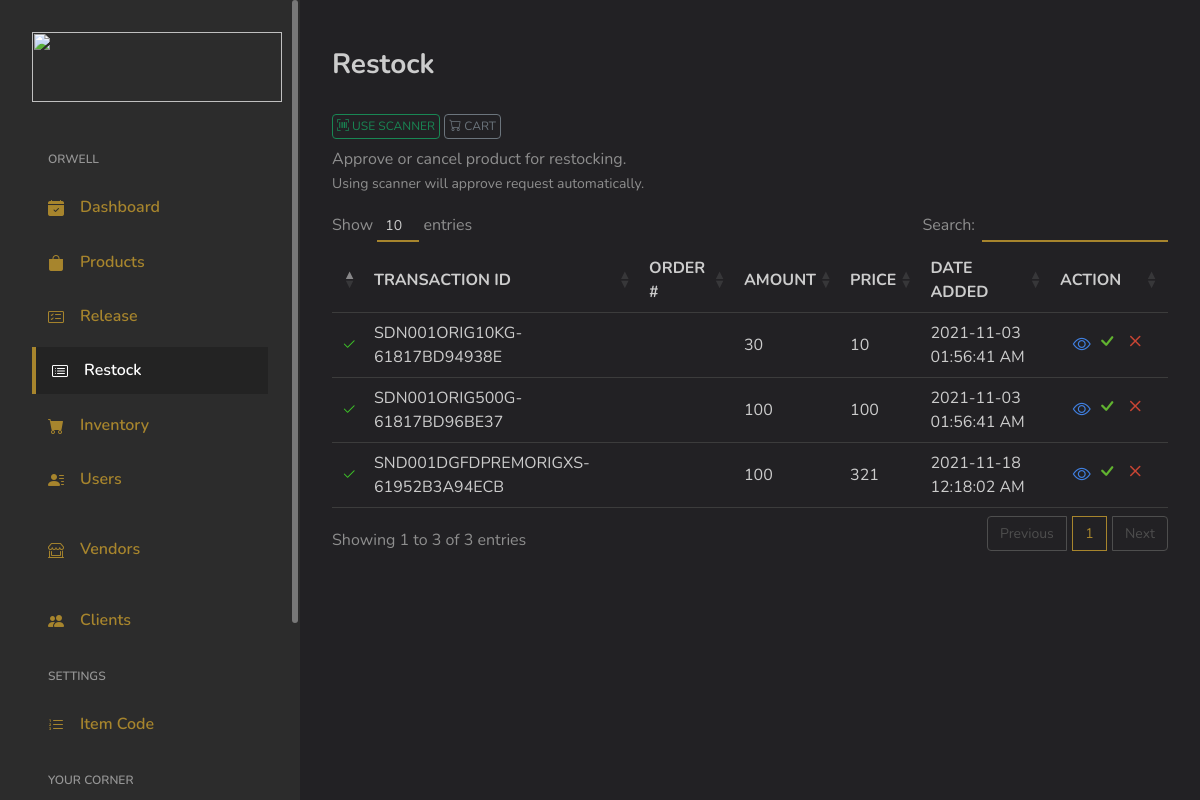
The app's page /admin/product_restocking, older data.
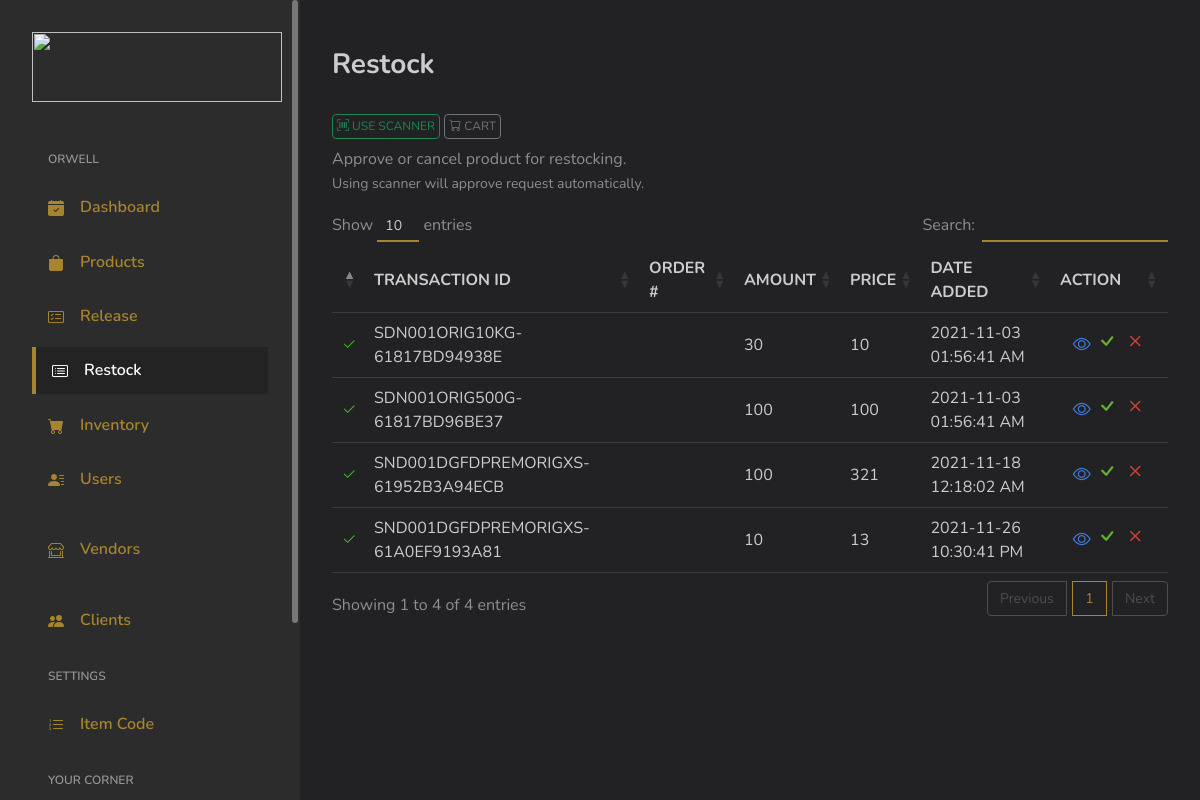
The same page, newer data.
### tables this page shows
CREATE TABLE `products_transactions` (
  `ID` int(11) NOT NULL,
  `Code` varchar(255) DEFAULT NULL,
  `TransactionID` varchar(255) DEFAULT NULL,
  `OrderNo` varchar(255) DEFAULT NULL,
  `Type` tinyint(1) DEFAULT NULL COMMENT '0 = Restocked; 1 = Released;',
  `Amount` int(255) DEFAULT 0,
  `PriceUnit` varchar(255) DEFAULT '0',
  `InStock` int(255) DEFAULT 0,
  `Date` varchar(255) DEFAULT NULL,
  `DateAdded` varchar(255) DEFAULT NULL,
  `Status` int(11) NOT NULL COMMENT '0 = for approval\r\n1 = approved',
  `Date_Approval` varchar(255) DEFAULT NULL,
  `UserID` varchar(255) DEFAULT NULL,
  `PriceTotal` varchar(255) DEFAULT NULL
);

### application/controllers/Admin.php (called while the page is built, shortened)
<?php
class Admin extends MY_Controller {
	public $globalData = [];
	public function __construct()
	{
		$this->load->model('Model_Selects');
		$this->load->model('Model_Security');
		$this->load->model('Model_Inserts');
		$this->load->model('Model_Logbook');
	}
	public function product_restocking()
	{
		$data = [];
		$data = array_merge($data, $this->globalData);
		$header['pageTitle'] = 'Restock Transactions';
		$data['globalHeader'] = $this->load->view('main/globals/header', $header);
		$data['Filter_restockprod'] = $this->Model_Selects->Filter_restockprod();
		$this->load->view('admin/restock_product', $data);
	}
}

### index.php (called while the page is built, shortened)
<?php
require_once BASEPATH.'core/CodeIgniter.php';

### application/models/Model_Selects.php (called while the page is built, shortened)
<?php
class Model_Selects extends CI_Model {
	public function Filter_restockprod()
	{
		$this->db->select('*');
		$this->db->where('Type', 0);
		$result = $this->db->get('products_transactions');
		return $result;
	}
}

### application/views/admin/restock_product.php (the view, shortened to what this page needs)
<link rel="stylesheet" type="text/css" href="https://cdn.datatables.net/1.11.3/css/dataTables.bootstrap4.min.css"/>
</head>
<body>
<div id="app">
	<div id="main">
		<div class="page-heading">
			<div class="page-title">
				<div class="row">
					<div class="col-12 col-md-12">
						<h3>Restock</h3>
					</div>
					<div class="col-12 col-md-12 pt-4 pb-2">
						<button type="button" class="scnrestock-btn btn btn-sm-success" style="font-size: 12px;"><i class="bi bi-upc-scan"></i> USE SCANNER</button>
						<button type="button" class="viewRestockCart-btn btn btn-sm-secondary ml-auto" style="font-size: 12px;"><i class="bi bi-cart"></i> CART</button>
					</div>
					<p class="text-subtitle text-muted">Approve or cancel product for restocking.
						<br>
						<small>Using scanner will approve request automatically.</small>
					</p>
				</div>
			</div>
			<section class="section">
				<div class="table-responsive">
					<table id="list_release" class="table">
						<thead>
							<tr>
								<th></th>
								<th>
									TRANSACTION ID
								</th>
								<th>
									ORDER #
								</th>
								<th>
									AMOUNT
								</th>
								<th>
									PRICE
								</th>
								<th>
									DATE ADDED
								</th>
								<th>
									ACTION
								</th>
							</tr>
						</thead>
						<tbody>
							<?php foreach ($Filter_restockprod->result_array() as $row): ?>
								<tr scope="row">
									<td class="text-center">
										<?php if ($row['Status'] == 1) {
											print '<i style="font-size: 15px; color: #3EC328;" class="bi bi-check2"></i>';
										} else {
											print '<i style="font-size: 9px; color: #3596CE;" class="bi bi-circle-fill"></i>';
										}?>
									</td>
									<td>
										<?php print $row['TransactionID']; ?>
									</td>
									<td>
									</td>
									<td>
										<?php print $row['Amount']; ?>
									</td>
									<td>
										<?php print $row['PriceUnit']; ?>
									</td>
									<td>
										<?php print $row['DateAdded']; ?>
									</td>
									<td width="100" class="text-center">
										<a style="color: #4081E3;" href="#">
											<span><i style="font-size: 18px;" class="bi bi-eye"></i></span>
										</a>
										<a style="color: #61B330;" href="#">
											<span><i style="font-size: 24px;" class="bi bi-check"></i></span>
										</a>
										<a style="color: #C84534 ;" href="<?=base_url()?>admin/remove_thisicode?uid=">
											<span><i style="font-size: 24px;" class="bi bi-x"></i></span>
										</a>
									</td>
								</tr>
							<?php endforeach ?>
						</tbody>
					</table>
				</div>
			</section>
		</div>
	</div>
</div>
</body>
</html>

Row changes from the older to the newer data that the page shows:
added products_transactions: Status 1 (drawn), TransactionID "SND001DGFDPREMORIGXS-61A0EF9193A81", Amount "10", PriceUnit "13", DateAdded "2021-11-26 10:30:41 PM"
Text that changed along with them:
text written by a page script: "Show entries Search: Showing 1 to 3 of 3 entries Previous 1 Next" → "Show entries Search: Showing 1 to 4 of 4 entries Previous 1 Next"
